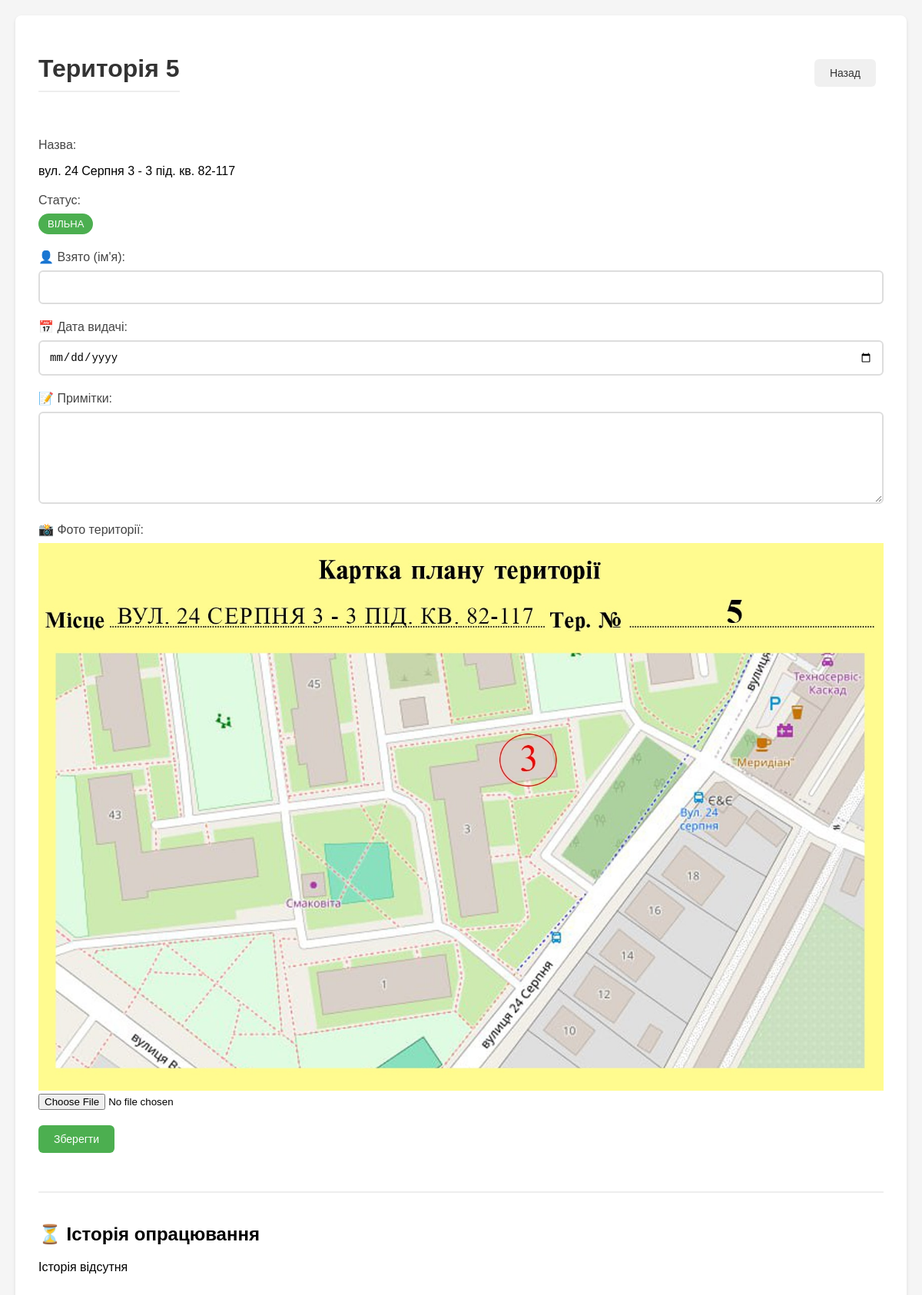
/update/5 (signed in), run on the app's committed database.
### tables this page shows
CREATE TABLE "territories" (
                id INTEGER PRIMARY KEY,
                name TEXT,
                custom_name TEXT,
                status TEXT,
                taken_by TEXT,
                date_taken TEXT,
                date_due TEXT,
                notes TEXT
            , image_url TEXT);

### app.py (the view, shortened to what this page needs)
@app.route('/update/<territory_id>', methods=['GET', 'POST'])
def update_territory(territory_id):
    if not session.get('logged_in'):
        return redirect(url_for('login'))
    if request.method == 'POST' and session.get('role') != 'admin':
        return "Немає прав для редагування", 403
    try:
        territory_id = int(territory_id)
    except ValueError:
        return "Неправильний формат номера території", 400
    try:
        territory = db.get_territory(territory_id)
        if not territory:
            return "Територію не знайдено", 404
        history = db.get_territory_history(territory_id)
        now = datetime.now()
        return render_template('update.html',
                            territory=territory,
                            history=history,
                            now=now,
                            is_admin=(session.get('role') == 'admin'))
    except Exception as e:
        logger.error(f"Помилка при отриманні даних території {territory_id}: {str(e)}")
        return f"Помилка при отриманні даних території: {str(e)}", 500

### app.py (called while the page is built)
@app.context_processor
def utility_processor():
    return dict(get_full_url=get_full_url)

### templates/update.html (shortened to what this page needs)
<!DOCTYPE html>
<html lang="uk">
<head>
    <link rel="stylesheet" href="{{ url_for('static', filename='css/style.css') }}">
</head>
<body>
    <div class="container">
        <div class="header-actions">
            <h1>Територія {{ territory['id'] }}</h1>
            <a href="{{ url_for('index') }}" class="btn btn-secondary">Назад</a>
        </div>
        <div class="territory-info-section">
            <div class="form-group">
                <label>Назва:</label>
                <p class="info-text">{{ territory['name'] or '' }}</p>
            </div>
            <div class="form-group">
                <label>Статус:</label>
                <span class="status-label {% if territory['status'] == 'Взято' %}status-taken{% else %}status-free{% endif %}">
                    {{ territory['status'] or 'Вільна' }}
                </span>
            </div>
            {% if is_admin %}
            <form method="POST" class="edit-form" enctype="multipart/form-data">
                <div class="form-group">
                    <label for="taken_by">👤 Взято (ім'я):</label>
                    <input type="text" id="taken_by" name="taken_by" value="{{ territory['taken_by'] or '' }}" class="form-control">
                </div>
                <div class="form-group">
                    <label for="date_taken">📅 Дата видачі:</label>
                    <input type="date" id="date_taken" name="date_taken"
                           value="{% if territory['date_taken'] %}{{ territory['date_taken'].split('.')[2] }}-{{ territory['date_taken'].split('.')[1] }}-{{ territory['date_taken'].split('.')[0] }}{% endif %}"
                           class="form-control">
                </div>
                <div class="form-group">
                    <label for="notes">📝 Примітки:</label>
                    <textarea id="notes" name="notes" class="form-control">{{ territory['notes'] or '' }}</textarea>
                </div>
                <div class="form-group">
                    <label for="photo">📸 Фото території:</label>
                    {% if territory.image_url %}
                        <img src="{{ territory.image_url }}" alt="Фото території" class="img-fluid rounded mb-3" style="max-width: 100%;">
                        <input type="file" id="photo" name="photo" class="form-control" accept="image/*">
                    {% else %}
                        <input type="file" id="photo" name="photo" class="form-control" accept="image/*">
                    {% endif %}
                </div>
                <button type="submit" class="btn btn-primary">Зберегти</button>
            </form>
            {% endif %}
        </div>
        <div class="history-section">
            <div class="history-header">
                <h2>⏳ Історія опрацювання</h2>
            </div>
            {% if history %}
                {% for record in history %}
                <div class="history-item">
                    <p><strong>👤 Взято:</strong> {{ record['taken_by'] or '' }}</p>
                    <p><strong>📅 Дата видачі:</strong> {{ record['date_taken'] or '' }}</p>
                    <p><strong>✅ Фактична дата здачі:</strong> {{ record['date_returned'] or '' }}</p>
                </div>
                {% endfor %}
            {% else %}
                <p class="no-history">Історія відсутня</p>
            {% endif %}
        </div>
    </div>
</body>
</html>

### static/css/style.css (style rules this page uses)
body { font-family: Arial, sans-serif; margin: 0; padding: 20px; background-color: #f5f5f5; }
.container { max-width: 1200px; margin: 0 auto; background: white; padding: 30px; border-radius: 8px; box-shadow: 0 2px 4px rgba(0,0,0,0.1); }
h1 { color: #333; margin-bottom: 30px; padding-bottom: 10px; border-bottom: 2px solid #eee; }
label, h2 { display: flex !important; align-items: center; gap: 8px; }
.btn { display: inline-block; padding: 10px 20px; border: none; border-radius: 6px; cursor: pointer; text-decoration: none; font-size: 14px; font-weight: 500; transition: all 0.2s ease; margin-right: 10px; margin-bottom: 10px; }
.btn-primary { background: #4CAF50; color: white; }
.btn-secondary { background: #f0f0f0; color: #333; }
.form-group { margin-bottom: 20px; }
label { display: block; margin-bottom: 8px; color: #444; font-weight: 500; }
input[type="text"], input[type="date"], textarea { width: 100%; padding: 12px; border: 2px solid #ddd; border-radius: 6px; box-sizing: border-box; font-size: 14px; transition: border-color 0.2s ease; }
textarea { height: 120px; resize: vertical; }
.history-section { margin-top: 40px; padding-top: 20px; border-top: 2px solid #eee; }
.status-label { display: inline-block; padding: 6px 12px; border-radius: 20px; font-size: 13px; font-weight: 500; text-transform: uppercase; }
.status-free { background: #4CAF50; color: white; }
.header-actions { display: flex; justify-content: space-between; align-items: center; margin-bottom: 30px; }

### data on the page
territories: id "5", custom_name "вул. 24 Серпня 3 - 3 під. кв. 82-117", status "ВІЛЬНА", image_url (picture)
